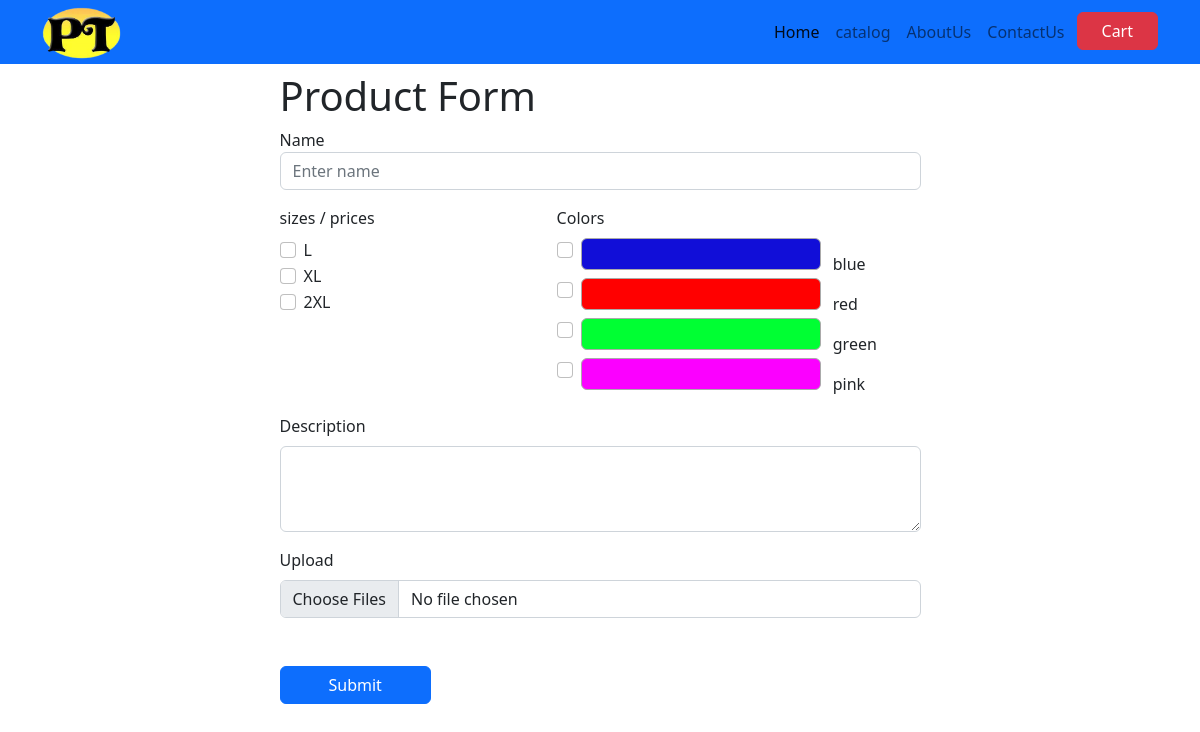
Page /form on the committed database.
### main.py (models this page shows)
class Size(db.Model):
    id = db.Column(db.Integer, primary_key=True)
    name = db.Column(db.String(50), nullable=False)

class FormData(db.Model):
    id = db.Column(db.Integer, primary_key=True)
    name = db.Column(db.String(50), nullable=False)
    number = db.Column(db.Integer, nullable=False)
    color = db.Column(db.String(7), nullable=False)

### main.py (the view, shortened to what this page needs)
@app.route('/form', methods=['POST','GET'])
def form():
    form_data = FormData.query.all()
    size_data = Size.query.all()
    return render_template('form.html', form_data=form_data, size_data=size_data)

### templates/form.html (shortened to what this page needs)
{% extends 'base.html' %} {% block body %}
<link rel="stylesheet" href="{{url_for('static',filename='css/form.css')}}" />
<div class="container">
  <div class="row justify-content-center">
    <div class="col-md-7">
      <h1 class="mt-2">Product Form</h1>
      <form enctype="multipart/form-data" method="POST" action="{{ url_for('form') }}">
        <div class="form-group mt-2">
          <label for="name">Name</label>
          <input type="text" class="form-control" id="name" name="name" maxlength="50" required placeholder="Enter name" oninput="onlyAlphanumericUnderscore(event)" />
        </div>
        <div class="row justify-content-between">
          <div class="col-md-5">
            <label class="mt-3" for="color">sizes / prices</label><br />
            <div class="form-group mt-2">
              {% for size in size_data %}
              <div class="form-check">
                <input class="form-check-input" value="{{size.name}}" type="checkbox" name="size"
                  id="checkbox-{{size.name}}">
                <label class="form-check-label" for="checkbox-{{size.name}}">{{size.name}}</label>
              </div>
              {% endfor %}
            </div>
          </div>
          <div class="col-md-7">
            <label class="mt-3" for="color">Colors</label>
            <div class="form-group mt-2">
              {% for color in form_data %}
              <div class="form-check form-check-inline">
                <input class="form-check-input" value="{{color.name}}-{{color.number}}-{{color.color}}" type="checkbox"
                  name="color" id="color-{{color.name}}" />
                <label class="form-check-label" for="color-{{color.name}}"><span class="color-swatch rounded"
                    style="background-color: {{color.color}}; width:15rem; height:2rem"></span>
                  {{color.name}}</label>
              </div>
              {% endfor %}
            </div>
          </div>
        </div>
        <div class="form-group mt-3">
          <label for="description">Description</label>
          <textarea class="form-control mt-2" id="description" name="description" rows="3" maxlength="1500" required></textarea>
        </div>
        <div>
          <div class="form-group">
            <label for="photo" class="col-sm-2 control-label mt-3">Upload</label>
            <div>
              <input type="file" class="form-control mt-2" name="photo" id="photo" accept=".png, .jpg, .jpeg"
                onchange="readFile(this);" max="10" size="1000000" multiple required>
            </div>
          </div>
          <div id="photos" class="row py-3"></div>
        </div>
        <button type="submit" class="btn btn-primary my-3 px-5">Submit</button>
      </form>
    </div>
  </div>
</div>
{% endblock body %}

### static/css/form.css (style rules this page uses)
.color-swatch { display: inline-block; width: 1em; height: 1em; margin-right: 0.5em; border: 1px solid #aaa; border-radius: 50%; }

### templates/base.html (style rules this page uses)
body { min-width: 100%; }

### rows in the picture
Size: name "L"
Size: name "XL"
Size: name "2XL"
FormData: name "blue"
FormData: name "red"
FormData: name "green"
FormData: name "pink"
